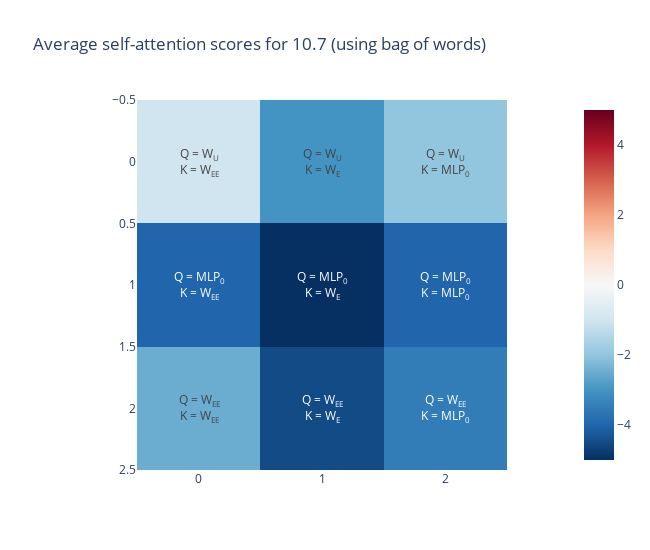

Notebook cell for this chart:
### Code cell
self_attn = [-1, -3, -2, -4, -5, -4, -2.5, -4.5, -3.5]
self_attn = t.tensor(self_attn).float().reshape(3, 3) #.exp()

text_Q = ["W<sub>U</sub>", "MLP<sub>0</sub>", "W<sub>EE</sub>"]
text_K = ["W<sub>EE</sub>", "W<sub>E</sub>", "MLP<sub>0</sub>"]
text = [[f"Q = {q}<br>K = {k}" for k in text_K] for q in text_Q]

fig = imshow(
    self_attn,
    title = "Average self-attention scores for 10.7 (using bag of words)",
    return_fig = True,
    height=550,
    width=650,
    color_continuous_scale="RdBu_r"
)
fig.data[0].update(
    text=text, 
    texttemplate="%{text}", 
    textfont={"size": 12}
)
fig.show()

### Figure 1 — Plotly figure (JSON) as saved in the notebook; plotly's stock layout.template omitted (floating-point values rounded to 4 significant figures)
{"data": [{"coloraxis": "coloraxis", "hovertemplate": "x: %{x}<br>y: %{y}<br>color: %{z}<extra></extra>", "name": "0", "text": [["Q = W<sub>U</sub><br>K = W<sub>EE</sub>", "Q = W<sub>U</sub><br>K = W<sub>E</sub>", "Q = W<sub>U</sub><br>K = MLP<sub>0</sub>"], ["Q = MLP<sub>0</sub><br>K = W<sub>EE</sub>", "Q = MLP<sub>0</sub><br>K = W<sub>E</sub>", "Q = MLP<sub>0</sub><br>K = MLP<sub>0</sub>"], ["Q = W<sub>EE</sub><br>K = W<sub>EE</sub>", "Q = W<sub>EE</sub><br>K = W<sub>E</sub>", "Q = W<sub>EE</sub><br>K = MLP<sub>0</sub>"]], "textfont": {"size": 12}, "texttemplate": "%{text}", "type": "heatmap", "xaxis": "x", "yaxis": "y", "z": [[-1, -3, -2], [-4, -5, -4], [-2.5, -4.5, -3.5]]}], "layout": {"coloraxis": {"cmid": 0, "colorscale": [[0, "rgb(5,48,97)"], [0.1, "rgb(33,102,172)"], [0.2, "rgb(67,147,195)"], [0.3, "rgb(146,197,222)"], [0.4, "rgb(209,229,240)"], [0.5, "rgb(247,247,247)"], [0.6, "rgb(253,219,199)"], [0.7, "rgb(244,165,130)"], [0.8, "rgb(214,96,77)"], [0.9, "rgb(178,24,43)"], [1, "rgb(103,0,31)"]]}, "height": 550, "modebar": {"add": ["drawline", "drawopenpath", "drawclosedpath", "drawcircle", "drawrect", "eraseshape"]}, "title": {"text": "Average self-attention scores for 10.7 (using bag of words)"}, "width": 650, "xaxis": {"anchor": "y", "constrain": "domain", "domain": [0, 1], "scaleanchor": "y"}, "yaxis": {"anchor": "x", "autorange": "reversed", "constrain": "domain", "domain": [0, 1]}}}
